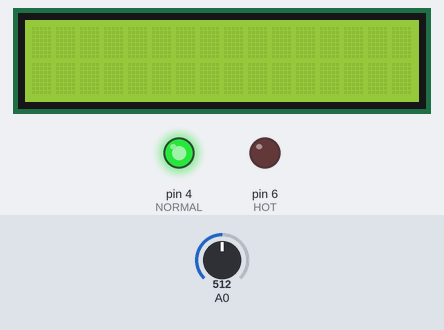
Bench run of a sketch on a simulated Arduino Uno, built with avr-gcc and run on an emulated ATmega328P. Parts: 16×2 character LCD, output pins drawn as LEDs (lit = HIGH). Dashed ring = blinking. Inputs (shaded band) come from the test bench; at power-on: A0 = 512. Pins used as bus, display or sensor lines are not drawn; what the sketch prints to the serial monitor is not drawn.

Above: at 1.2 s.
1.3 s: A0 set to 493
At 3.5 s:
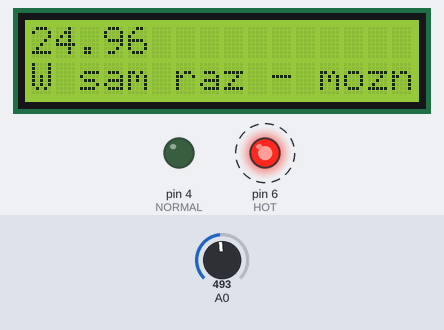
7.3 s: A0 set to 716
At 9.4 s:
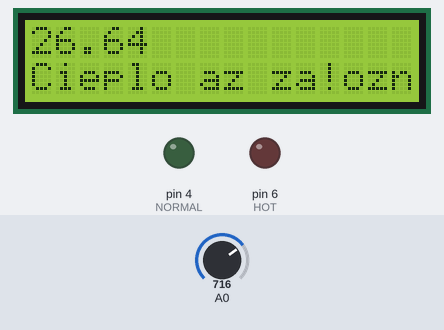
11.6 s: A0 set to 645
At 14.5 s:
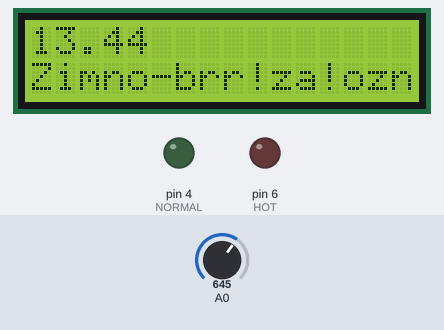
15.6 s: A0 set to 621
At 18.0 s:
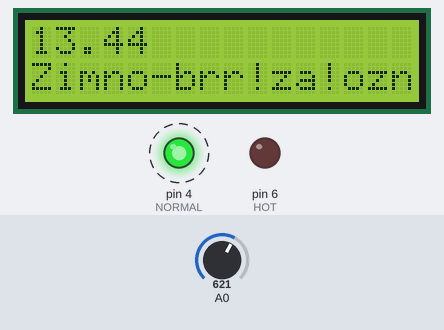
21.6 s: A0 set to 900
At 25.2 s:
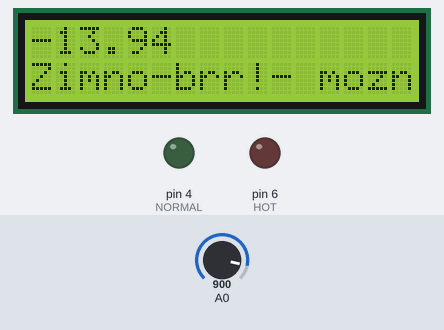
Timing chart, 0 to 26.7 s (numbered marks = the images above; inputs shaded):
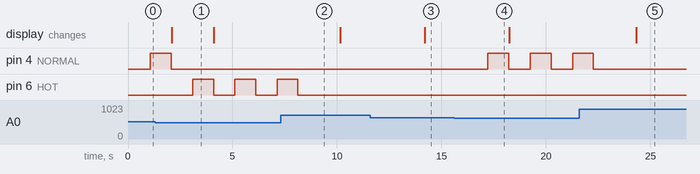

Measured:
- the behaviour switches between 501 and 500 on A0 (found by bisection; images 0 and 1)
- the behaviour switches between 628 and 627 on A0 (found by bisection; images 3 and 4)
- after the input at 1.3 s, pin 4 (NORMAL): goes on until 2.1 s, then stays LOW; pin 6 (HOT): alternates HIGH for 1.0 s and LOW for 1.0 s, starting after 1.8 s
- after the input at 7.3 s, pin 6 (HOT): goes on until 8.1 s, then stays LOW
- after the input at 11.6 s, the display: changes after 2.6 s (image 3)
- after the input at 15.6 s, pin 4 (NORMAL): alternates HIGH for 1.0 s and LOW for 1.0 s, starting after 1.6 s
- after the input at 21.6 s, pin 4 (NORMAL): goes on until 22.3 s, then stays LOW; the display: changes after 2.7 s (image 5)

The sketch:

sketch.ino
```cpp
#include <LiquidCrystal_I2C.h>
//wyswietlacz
#define I2C_ADDR 0x27
#define LCD_COLUMNS 16
#define LCD_LINES 2
#define HOT 6
#define NORMAL 4
#define COLD 2
//pomiar temperatury
float celsius = 0;
float hotTemp = 26;
float coldTemp = 15;
const float BETA = 3950; // powinien pasować do współczynnika Beta termistora

LiquidCrystal_I2C lcd(I2C_ADDR, LCD_COLUMNS, LCD_LINES);


void setup() {
//diody
pinMode(HOT, OUTPUT);
pinMode(NORMAL, OUTPUT);
pinMode(COLD, OUTPUT);
Serial.begin(9600);
//Lcd
lcd.init();
lcd.backlight();
// Początkowy tekst na wyswieltaczu
}


void loop() {
// odczytuje stan czujnika temperatury i konwertuje wynik na stopnie Celsjusza
int analogValue = analogRead(A0);
// konwertuje miliwolty na stopnie Celsjusza
float celsius = 1 / (log(1 / (1023. / analogValue - 1)) / BETA + 1.0 / 298.15) -
273.15;
Serial.print("Temperatura: ");
Serial.print(celsius);
Serial.println(" °C" );
delay(1000);
// obsługa przedziałów temperatur:
if ( celsius < coldTemp )
{
digitalWrite(COLD, HIGH);
delay(1000);
digitalWrite(COLD, LOW);
lcd.setCursor(0, 0);
lcd.print(celsius);
lcd.setCursor(0, 1);
lcd.print("Zimno-brr!");
}
else if ( celsius > coldTemp && celsius <= hotTemp )
{
digitalWrite(NORMAL, HIGH);
delay(1000);
digitalWrite(NORMAL, LOW);
lcd.setCursor(0, 0);
lcd.print(celsius);
lcd.setCursor(0, 1);
lcd.print("W sam raz - mozna zyc!");
}
else
{
// celsius > hotTemp
digitalWrite(HOT, HIGH);
delay(1000);
digitalWrite(HOT, LOW);
lcd.setCursor(0, 0);
lcd.print(celsius);
lcd.setCursor(0, 1);
lcd.print("Cieplo az za!");
}
}
```
